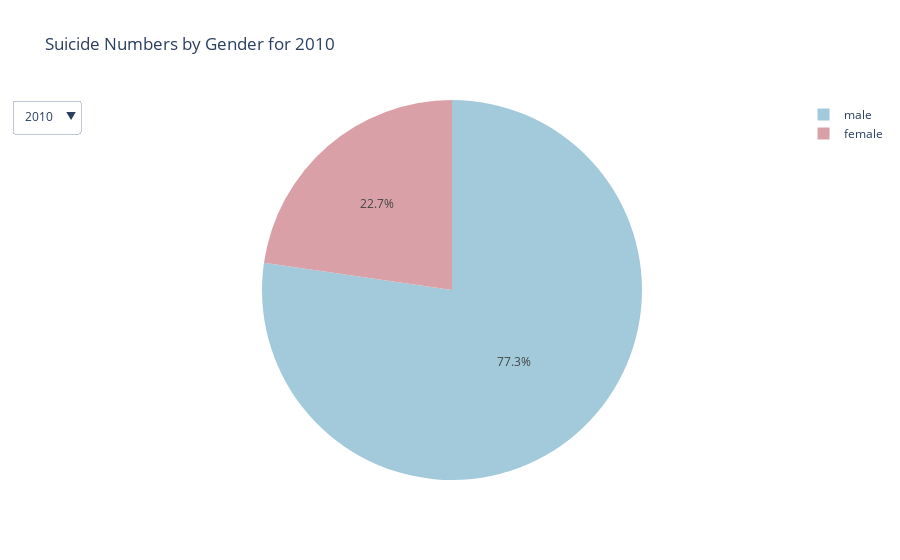

The notebook cell this image was saved under:
### Code cell
years = gender_year['year'].unique()

chosen_colors = ['#D9A1A7', '#A3CADB']

fig = go.Figure()

for year in years:
    filtered_df = gender_year[gender_year['year'] == year]
    
    fig.add_trace(go.Pie(
        labels=filtered_df['sex'],
        values=filtered_df['sui_num'],
        name=f'Suicide Rate for {year}',
        domain={'x': [0, 1], 'y': [0, 1]},  
        marker=dict(colors=chosen_colors),
        visible=False  
    ))


fig.data[0].visible = True

dropdown_buttons = []
for i, year in enumerate(years):
    
    dropdown_buttons.append(
        dict(
            label=str(year),
            method="update",
            args=[{"visible": [i == j for j in range(len(years))]},  
                  {"title": f"Suicide Numbers by Gender for {year}"}] 
        )
    )

fig.update_layout(
    updatemenus=[{
        'buttons': dropdown_buttons,
        'direction': 'down',
        'showactive': True,
    }],
    title=f'Suicide Numbers by Gender for {years[0]}',  
    template='plotly_white'
)

fig.show()

### Figure 1 — Plotly figure (JSON) as saved in the notebook; plotly's stock layout.template omitted (floating-point values rounded to 4 significant figures)
{"data": [{"domain": {"x": [0, 1], "y": [0, 1]}, "labels": ["female", "male"], "marker": {"colors": ["#D9A1A7", "#A3CADB"]}, "name": "Suicide Rate for 1985", "type": "pie", "values": [32479, 83584], "visible": false}, {"domain": {"x": [0, 1], "y": [0, 1]}, "labels": ["female", "male"], "marker": {"colors": ["#D9A1A7", "#A3CADB"]}, "name": "Suicide Rate for 1986", "type": "pie", "values": [33852, 86818], "visible": false}, {"domain": {"x": [0, 1], "y": [0, 1]}, "labels": ["female", "male"], "marker": {"colors": ["#D9A1A7", "#A3CADB"]}, "name": "Suicide Rate for 1987", "type": "pie", "values": [35006, 91836], "visible": false}, {"domain": {"x": [0, 1], "y": [0, 1]}, "labels": ["female", "male"], "marker": {"colors": ["#D9A1A7", "#A3CADB"]}, "name": "Suicide Rate for 1988", "type": "pie", "values": [33015, 88011], "visible": false}, {"domain": {"x": [0, 1], "y": [0, 1]}, "labels": ["female", "male"], "marker": {"colors": ["#D9A1A7", "#A3CADB"]}, "name": "Suicide Rate for 1989", "type": "pie", "values": [41361, 118883], "visible": false}, {"domain": {"x": [0, 1], "y": [0, 1]}, "labels": ["female", "male"], "marker": {"colors": ["#D9A1A7", "#A3CADB"]}, "name": "Suicide Rate for 1990", "type": "pie", "values": [50118, 143243], "visible": false}, {"domain": {"x": [0, 1], "y": [0, 1]}, "labels": ["female", "male"], "marker": {"colors": ["#D9A1A7", "#A3CADB"]}, "name": "Suicide Rate for 1991", "type": "pie", "values": [49622, 148398], "visible": false}, {"domain": {"x": [0, 1], "y": [0, 1]}, "labels": ["female", "male"], "marker": {"colors": ["#D9A1A7", "#A3CADB"]}, "name": "Suicide Rate for 1992", "type": "pie", "values": [51567, 159906], "visible": false}, {"domain": {"x": [0, 1], "y": [0, 1]}, "labels": ["female", "male"], "marker": {"colors": ["#D9A1A7", "#A3CADB"]}, "name": "Suicide Rate for 1993", "type": "pie", "values": [51331, 170234], "visible": false}, {"domain": {"x": [0, 1], "y": [0, 1]}, "labels": ["female", "male"], "marker": {"colors": ["#D9A1A7", "#A3CADB"]}, "name": "Suicide Rate for 1994", "type": "pie", "values": [51532, 180531], "visible": false}, {"domain": {"x": [0, 1], "y": [0, 1]}, "labels": ["female", "male"], "marker": {"colors": ["#D9A1A7", "#A3CADB"]}, "name": "Suicide Rate for 1995", "type": "pie", "values": [54504, 189040], "visible": false}, {"domain": {"x": [0, 1], "y": [0, 1]}, "labels": ["female", "male"], "marker": {"colors": ["#D9A1A7", "#A3CADB"]}, "name": "Suicide Rate for 1996", "type": "pie", "values": [54583, 192142], "visible": false}, {"domain": {"x": [0, 1], "y": [0, 1]}, "labels": ["female", "male"], "marker": {"colors": ["#D9A1A7", "#A3CADB"]}, "name": "Suicide Rate for 1997", "type": "pie", "values": [54126, 186619], "visible": false}, {"domain": {"x": [0, 1], "y": [0, 1]}, "labels": ["female", "male"], "marker": {"colors": ["#D9A1A7", "#A3CADB"]}, "name": "Suicide Rate for 1998", "type": "pie", "values": [55631, 193960], "visible": false}, {"domain": {"x": [0, 1], "y": [0, 1]}, "labels": ["female", "male"], "marker": {"colors": ["#D9A1A7", "#A3CADB"]}, "name": "Suicide Rate for 1999", "type": "pie", "values": [56215, 199904], "visible": false}, {"domain": {"x": [0, 1], "y": [0, 1]}, "labels": ["female", "male"], "marker": {"colors": ["#D9A1A7", "#A3CADB"]}, "name": "Suicide Rate for 2000", "type": "pie", "values": [55254, 200578], "visible": false}, {"domain": {"x": [0, 1], "y": [0, 1]}, "labels": ["female", "male"], "marker": {"colors": ["#D9A1A7", "#A3CADB"]}, "name": "Suicide Rate for 2001", "type": "pie", "values": [52999, 197653], "visible": false}, {"domain": {"x": [0, 1], "y": [0, 1]}, "labels": ["female", "male"], "marker": {"colors": ["#D9A1A7", "#A3CADB"]}, "name": "Suicide Rate for 2002", "type": "pie", "values": [55549, 200546], "visible": false}, {"domain": {"x": [0, 1], "y": [0, 1]}, "labels": ["female", "male"], "marker": {"colors": ["#D9A1A7", "#A3CADB"]}, "name": "Suicide Rate for 2003", "type": "pie", "values": [55627, 200452], "visible": false}, {"domain": {"x": [0, 1], "y": [0, 1]}, "labels": ["female", "male"], "marker": {"colors": ["#D9A1A7", "#A3CADB"]}, "name": "Suicide Rate for 2004", "type": "pie", "values": [53232, 187629], "visible": false}, {"domain": {"x": [0, 1], "y": [0, 1]}, "labels": ["female", "male"], "marker": {"colors": ["#D9A1A7", "#A3CADB"]}, "name": "Suicide Rate for 2005", "type": "pie", "values": [52035, 182340], "visible": false}, {"domain": {"x": [0, 1], "y": [0, 1]}, "labels": ["female", "male"], "marker": {"colors": ["#D9A1A7", "#A3CADB"]}, "name": "Suicide Rate for 2006", "type": "pie", "values": [52039, 181322], "visible": false}, {"domain": {"x": [0, 1], "y": [0, 1]}, "labels": ["female", "male"], "marker": {"colors": ["#D9A1A7", "#A3CADB"]}, "name": "Suicide Rate for 2007", "type": "pie", "values": [53324, 180084], "visible": false}, {"domain": {"x": [0, 1], "y": [0, 1]}, "labels": ["female", "male"], "marker": {"colors": ["#D9A1A7", "#A3CADB"]}, "name": "Suicide Rate for 2008", "type": "pie", "values": [53973, 181474], "visible": false}, {"domain": {"x": [0, 1], "y": [0, 1]}, "labels": ["female", "male"], "marker": {"colors": ["#D9A1A7", "#A3CADB"]}, "name": "Suicide Rate for 2009", "type": "pie", "values": [54920, 188567], "visible": false}, {"domain": {"x": [0, 1], "y": [0, 1]}, "labels": ["female", "male"], "marker": {"colors": ["#D9A1A7", "#A3CADB"]}, "name": "Suicide Rate for 2010", "type": "pie", "values": [54222, 184480], "visible": true}, {"domain": {"x": [0, 1], "y": [0, 1]}, "labels": ["female", "male"], "marker": {"colors": ["#D9A1A7", "#A3CADB"]}, "name": "Suicide Rate for 2011", "type": "pie", "values": [54616, 181868], "visible": false}, {"domain": {"x": [0, 1], "y": [0, 1]}, "labels": ["female", "male"], "marker": {"colors": ["#D9A1A7", "#A3CADB"]}, "name": "Suicide Rate for 2012", "type": "pie", "values": [53011, 177149], "visible": false}, {"domain": {"x": [0, 1], "y": [0, 1]}, "labels": ["female", "male"], "marker": {"colors": ["#D9A1A7", "#A3CADB"]}, "name": "Suicide Rate for 2013", "type": "pie", "values": [51459, 171740], "visible": false}, {"domain": {"x": [0, 1], "y": [0, 1]}, "labels": ["female", "male"], "marker": {"colors": ["#D9A1A7", "#A3CADB"]}, "name": "Suicide Rate for 2014", "type": "pie", "values": [51556, 171428], "visible": false}, {"domain": {"x": [0, 1], "y": [0, 1]}, "labels": ["female", "male"], "marker": {"colors": ["#D9A1A7", "#A3CADB"]}, "name": "Suicide Rate for 2015", "type": "pie", "values": [47248, 156392], "visible": false}], "layout": {"autosize": true, "title": {"text": "Suicide Numbers by Gender for 2010"}, "updatemenus": [{"active": 25, "buttons": [{"args": [{"visible": [true, false, false, false, false, false, false, false, false, false, false, false, false, false, false, false, false, false, false, false, false, false, false, false, false, false, false, false, false, false, false]}, {"title": "Suicide Numbers by Gender for 1985"}], "label": "1985", "method": "update"}, {"args": [{"visible": [false, true, false, false, false, false, false, false, false, false, false, false, false, false, false, false, false, false, false, false, false, false, false, false, false, false, false, false, false, false, false]}, {"title": "Suicide Numbers by Gender for 1986"}], "label": "1986", "method": "update"}, {"args": [{"visible": [false, false, true, false, false, false, false, false, false, false, false, false, false, false, false, false, false, false, false, false, false, false, false, false, false, false, false, false, false, false, false]}, {"title": "Suicide Numbers by Gender for 1987"}], "label": "1987", "method": "update"}, {"args": [{"visible": [false, false, false, true, false, false, false, false, false, false, false, false, false, false, false, false, false, false, false, false, false, false, false, false, false, false, false, false, false, false, false]}, {"title": "Suicide Numbers by Gender for 1988"}], "label": "1988", "method": "update"}, {"args": [{"visible": [false, false, false, false, true, false, false, false, false, false, false, false, false, false, false, false, false, false, false, false, false, false, false, false, false, false, false, false, false, false, false]}, {"title": "Suicide Numbers by Gender for 1989"}], "label": "1989", "method": "update"}, {"args": [{"visible": [false, false, false, false, false, true, false, false, false, false, false, false, false, false, false, false, false, false, false, false, false, false, false, false, false, false, false, false, false, false, false]}, {"title": "Suicide Numbers by Gender for 1990"}], "label": "1990", "method": "update"}, {"args": [{"visible": [false, false, false, false, false, false, true, false, false, false, false, false, false, false, false, false, false, false, false, false, false, false, false, false, false, false, false, false, false, false, false]}, {"title": "Suicide Numbers by Gender for 1991"}], "label": "1991", "method": "update"}, {"args": [{"visible": [false, false, false, false, false, false, false, true, false, false, false, false, false, false, false, false, false, false, false, false, false, false, false, false, false, false, false, false, false, false, false]}, {"title": "Suicide Numbers by Gender for 1992"}], "label": "1992", "method": "update"}, {"args": [{"visible": [false, false, false, false, false, false, false, false, true, false, false, false, false, false, false, false, false, false, false, false, false, false, false, false, false, false, false, false, false, false, false]}, {"title": "Suicide Numbers by Gender for 1993"}], "label": "1993", "method": "update"}, {"args": [{"visible": [false, false, false, false, false, false, false, false, false, true, false, false, false, false, false, false, false, false, false, false, false, false, false, false, false, false, false, false, false, false, false]}, {"title": "Suicide Numbers by Gender for 1994"}], "label": "1994", "method": "update"}, {"args": [{"visible": [false, false, false, false, false, false, false, false, false, false, true, false, false, false, false, false, false, false, false, false, false, false, false, false, false, false, false, false, false, false, false]}, {"title": "Suicide Numbers by Gender for 1995"}], "label": "1995", "method": "update"}, {"args": [{"visible": [false, false, false, false, false, false, false, false, false, false, false, true, false, false, false, false, false, false, false, false, false, false, false, false, false, false, false, false, false, false, false]}, {"title": "Suicide Numbers by Gender for 1996"}], "label": "1996", "method": "update"}, {"args": [{"visible": [false, false, false, false, false, false, false, false, false, false, false, false, true, false, false, false, false, false, false, false, false, false, false, false, false, false, false, false, false, false, false]}, {"title": "Suicide Numbers by Gender for 1997"}], "label": "1997", "method": "update"}, {"args": [{"visible": [false, false, false, false, false, false, false, false, false, false, false, false, false, true, false, false, false, false, false, false, false, false, false, false, false, false, false, false, false, false, false]}, {"title": "Suicide Numbers by Gender for 1998"}], "label": "1998", "method": "update"}, {"args": [{"visible": [false, false, false, false, false, false, false, false, false, false, false, false, false, false, true, false, false, false, false, false, false, false, false, false, false, false, false, false, false, false, false]}, {"title": "Suicide Numbers by Gender for 1999"}], "label": "1999", "method": "update"}, {"args": [{"visible": [false, false, false, false, false, false, false, false, false, false, false, false, false, false, false, true, false, false, false, false, false, false, false, false, false, false, false, false, false, false, false]}, {"title": "Suicide Numbers by Gender for 2000"}], "label": "2000", "method": "update"}, {"args": [{"visible": [false, false, false, false, false, false, false, false, false, false, false, false, false, false, false, false, true, false, false, false, false, false, false, false, false, false, false, false, false, false, false]}, {"title": "Suicide Numbers by Gender for 2001"}], "label": "2001", "method": "update"}, {"args": [{"visible": [false, false, false, false, false, false, false, false, false, false, false, false, false, false, false, false, false, true, false, false, false, false, false, false, false, false, false, false, false, false, false]}, {"title": "Suicide Numbers by Gender for 2002"}], "label": "2002", "method": "update"}, {"args": [{"visible": [false, false, false, false, false, false, false, false, false, false, false, false, false, false, false, false, false, false, true, false, false, false, false, false, false, false, false, false, false, false, false]}, {"title": "Suicide Numbers by Gender for 2003"}], "label": "2003", "method": "update"}, {"args": [{"visible": [false, false, false, false, false, false, false, false, false, false, false, false, false, false, false, false, false, false, false, true, false, false, false, false, false, false, false, false, false, false, false]}, {"title": "Suicide Numbers by Gender for 2004"}], "label": "2004", "method": "update"}, {"args": [{"visible": [false, false, false, false, false, false, false, false, false, false, false, false, false, false, false, false, false, false, false, false, true, false, false, false, false, false, false, false, false, false, false]}, {"title": "Suicide Numbers by Gender for 2005"}], "label": "2005", "method": "update"}, {"args": [{"visible": [false, false, false, false, false, false, false, false, false, false, false, false, false, false, false, false, false, false, false, false, false, true, false, false, false, false, false, false, false, false, false]}, {"title": "Suicide Numbers by Gender for 2006"}], "label": "2006", "method": "update"}, {"args": [{"visible": [false, false, false, false, false, false, false, false, false, false, false, false, false, false, false, false, false, false, false, false, false, false, true, false, false, false, false, false, false, false, false]}, {"title": "Suicide Numbers by Gender for 2007"}], "label": "2007", "method": "update"}, {"args": [{"visible": [false, false, false, false, false, false, false, false, false, false, false, false, false, false, false, false, false, false, false, false, false, false, false, true, false, false, false, false, false, false, false]}, {"title": "Suicide Numbers by Gender for 2008"}], "label": "2008", "method": "update"}, {"args": [{"visible": [false, false, false, false, false, false, false, false, false, false, false, false, false, false, false, false, false, false, false, false, false, false, false, false, true, false, false, false, false, false, false]}, {"title": "Suicide Numbers by Gender for 2009"}], "label": "2009", "method": "update"}, {"args": [{"visible": [false, false, false, false, false, false, false, false, false, false, false, false, false, false, false, false, false, false, false, false, false, false, false, false, false, true, false, false, false, false, false]}, {"title": "Suicide Numbers by Gender for 2010"}], "label": "2010", "method": "update"}, {"args": [{"visible": [false, false, false, false, false, false, false, false, false, false, false, false, false, false, false, false, false, false, false, false, false, false, false, false, false, false, true, false, false, false, false]}, {"title": "Suicide Numbers by Gender for 2011"}], "label": "2011", "method": "update"}, {"args": [{"visible": [false, false, false, false, false, false, false, false, false, false, false, false, false, false, false, false, false, false, false, false, false, false, false, false, false, false, false, true, false, false, false]}, {"title": "Suicide Numbers by Gender for 2012"}], "label": "2012", "method": "update"}, {"args": [{"visible": [false, false, false, false, false, false, false, false, false, false, false, false, false, false, false, false, false, false, false, false, false, false, false, false, false, false, false, false, true, false, false]}, {"title": "Suicide Numbers by Gender for 2013"}], "label": "2013", "method": "update"}, {"args": [{"visible": [false, false, false, false, false, false, false, false, false, false, false, false, false, false, false, false, false, false, false, false, false, false, false, false, false, false, false, false, false, true, false]}, {"title": "Suicide Numbers by Gender for 2014"}], "label": "2014", "method": "update"}, {"args": [{"visible": [false, false, false, false, false, false, false, false, false, false, false, false, false, false, false, false, false, false, false, false, false, false, false, false, false, false, false, false, false, false, true]}, {"title": "Suicide Numbers by Gender for 2015"}], "label": "2015", "method": "update"}], "direction": "down", "showactive": true}]}}
